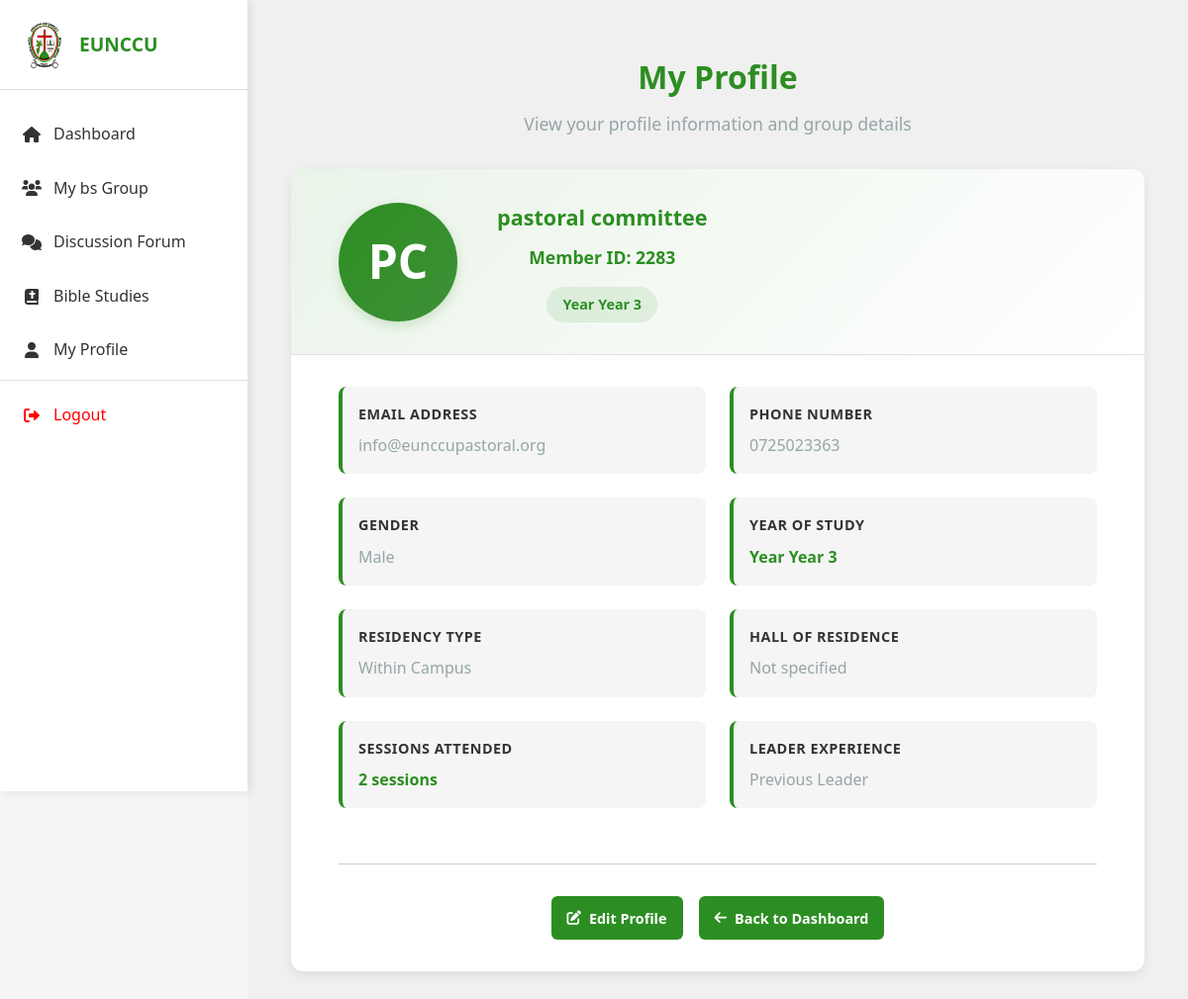
The page /profile/ (signed in) on the database as committed earlier.
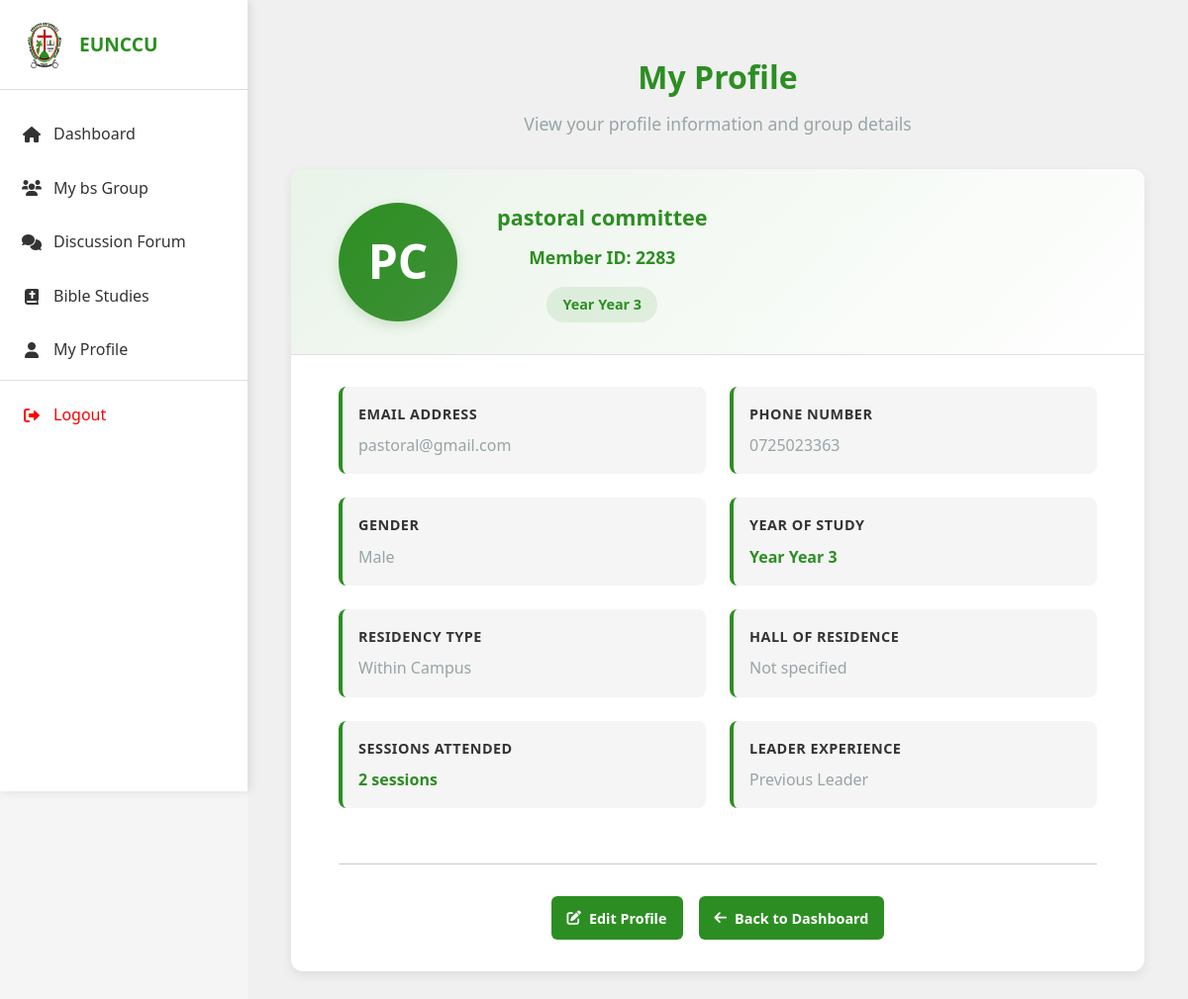
The same page on the database as committed later.
### registration/models.py (models this page shows, shortened)
class Member(AbstractBaseUser, PermissionsMixin):
    member_id = models.IntegerField(
        unique=True,
        validators=[MinValueValidator(1000), MaxValueValidator(9999)],
        help_text="4-digit unique member ID"
    )
    first_name = models.CharField(max_length=30, blank=False)
    last_name = models.CharField(max_length=30, blank=False)
    email = models.EmailField(unique=True)
    phone = models.CharField(max_length=15)
    gender = models.CharField(max_length=10, choices=[('male', 'Male'), ('female', 'Female')])
    year_of_study = models.CharField(max_length=10, null=True, blank=True)
    sessions_attended = models.IntegerField(default=0)
    leader_before = models.BooleanField(default=False)
    leader_now = models.BooleanField(default=False)
    residency_type = models.CharField(
        max_length=20,
        choices=[('campus', 'Within Campus'), ('offCampus', 'Non-Resident')]
    )
    hall = models.CharField(max_length=100, blank=True, null=True)
    area = models.CharField(max_length=100, blank=True, null=True)
    estate = models.CharField(max_length=100, blank=True, null=True)
    date_joined = models.DateTimeField(auto_now_add=True)
    is_active = models.BooleanField(default=True)
    is_staff = models.BooleanField(default=False)
    objects = MemberManager()
    USERNAME_FIELD = 'email'
    REQUIRED_FIELDS = ['member_id', 'phone']
    def get_full_name(self):
        return f"{self.first_name} {self.last_name}".strip()

### members_profile/views.py (the view, shortened to what this page needs)
# urls.py: path('', views.profile_view, name='profile'),
@login_required
def profile_view(request):
    user = request.user
    old_residency = user.residency_type
    old_hall = user.hall
    old_area = user.area
    group_changed = False
    group_membership = user.group_memberships.first() if hasattr(user, 'group_memberships') else None
    led_groups = user.led_groups.all() if hasattr(user, 'led_groups') else []
    context = {
        'user': user,
        'group_membership': group_membership,
        'led_groups': led_groups,
    }
    return render(request, 'members_profile/profile.html', context)

### registration/backend.py (called while the page is built)
    def get_user(self, member_id):
        try:
            return Member.objects.get(pk=member_id)
        except Member.DoesNotExist:
            return None

### members_profile/templates/members_profile/profile.html (shortened to what this page needs)
{% extends 'dashboard/base.html' %}
{% load static %}
{% block body %}
<main class="main-content">
    <div class="profile-container">
        <header class="profile-header">
            <h1>My Profile</h1>
            <p>View your profile information and group details</p>
        </header>
        <div class="profile-card">
            <section class="profile-top">
                <div class="profile-avatar">
                    {{ user.first_name|first|upper }}{{ user.last_name|first|upper }}
                </div>
                <div class="profile-info">
                    <div class="profile-name">{{ user.get_full_name }}</div>
                    <div class="profile-id">Member ID: {{ user.member_id }}</div>
                    <div class="profile-year">Year {{ user.year_of_study|default:"Not specified" }}</div>
                </div>
            </section>
            <section class="profile-details">
                <div class="details-grid">
                    <div class="detail-item">
                        <div class="detail-label">Email Address</div>
                        <div class="detail-value">{{ user.email }}</div>
                    </div>
                    <div class="detail-item">
                        <div class="detail-label">Phone Number</div>
                        <div class="detail-value">{{ user.phone|default:"Not provided" }}</div>
                    </div>
                    <div class="detail-item">
                        <div class="detail-label">Gender</div>
                        <div class="detail-value">{{ user.get_gender_display|default:"Not specified" }}</div>
                    </div>
                    <div class="detail-item">
                        <div class="detail-label">Year of Study</div>
                        <div class="detail-value primary">Year {{ user.year_of_study|default:"Not specified" }}</div>
                    </div>
                    <div class="detail-item">
                        <div class="detail-label">Residency Type</div>
                        <div class="detail-value">{{ user.get_residency_type_display|default:"Not specified" }}</div>
                    </div>
                    {% if user.residency_type == 'campus' %}
                    <div class="detail-item">
                        <div class="detail-label">Hall of Residence</div>
                        <div class="detail-value">{{ user.get_hall_display|default:"Not specified" }}</div>
                    </div>
                    {% endif %}
                    <div class="detail-item">
                        <div class="detail-label">Sessions Attended</div>
                        <div class="detail-value primary">{{ user.sessions_attended|default:"0" }} sessions</div>
                    </div>
                    <div class="detail-item">
                        <div class="detail-label">Leader Experience</div>
                        <div class="detail-value">
                            {% if user.leader_before %}Previous Leader{% else %}No Previous Experience{% endif %}
                        </div>
                    </div>
                    <div class="profile-actions">
                        <a href="{% url 'members_profile:profile_edit' %}" class="btn btn-primary">
                            <i class="fas fa-edit"></i>
                            Edit Profile
                        </a>
                        <a href="{% url 'dashboard' %}" class="btn btn-secondary">
                            <i class="fas fa-arrow-left"></i>
                            Back to Dashboard
                        </a>
                    </div>
                </div>
            </section>
        </div>
    </div>
</main>
{% endblock %}

### registration/templates/dashboard/base.html (shortened to what this page needs)
{% load static %}
<!DOCTYPE html>
<html lang="en">
<head>
    <link rel="stylesheet" href="{% static 'registration/css/base.css' %}">
    <link rel="stylesheet" href="{% static 'registration/css/dashboard.css' %}">
    <link rel="stylesheet" href="https://cdnjs.cloudflare.com/ajax/libs/font-awesome/6.0.0-beta3/css/all.min.css">
</head>
<body>
    {% if user.is_authenticated %}
    <div class="dashboard-container">
        <aside class="sidebar">
            <div class="sidebar-header">
                <img src="{% static 'registration/photos/cu logo.jpg' %}" alt="EUNCCU official logo" class="logo">
                <h2>EUNCCU</h2>
            </div>
            <nav class="sidebar-nav">
                <ul>
                    <li class="active">
                        <a href="{% url 'dashboard'%}">
                            <i class="fas fa-home"></i>
                            <span>Dashboard</span>
                        </a>
                    </li>
                    <li>
                        <a href="{% url 'mygroup' %}">
                            <i class="fas fa-users"></i>
                            <span>My bs Group</span>
                        </a>
                    </li>
                    <li>
                        <a href="{% url 'discussion' %}">
                            <i class="fas fa-comments"></i>
                            <span>Discussion Forum</span>
                        </a>
                    </li>
                    <li>
                        <a href="{% url 'biblestudies' %}">
                            <i class="fas fa-bible"></i>
                            <span>Bible Studies</span>
                        </a>
                    </li>
                    <li>
                        <a href="{% url 'members_profile:profile' %}">
                            <i class="fas fa-user"></i>
                            <span>My Profile</span>
                        </a>
                    </li>
                    <li class="logout">
                        <a href="{% url 'login' %}">
                            <i class="fas fa-sign-out-alt"></i>
                            <span>Logout</span>
                        </a>
                    </li>
                </ul>
            </nav>
        </aside>
        {% endif %}
    {% block body %}{% endblock %}
    </div>

### registration/static/registration/css/base.css (style rules this page uses)
:root { --primary: #2c8e22; --primary-light: #3f9037; --secondary: #3f9037; --accent: #ff0000; --light: #f5f5f5; --dark: #333; --gray: #ccc; --white: #fff; --dark-green: #1a5c14; --light-gray: #f0f0f0; --medium-gray: #e0e0e0; --dark-gray: #95a5a6; --shadow: 0 4px 16px rgba(44,142,34,0.10); }
* { margin: 0; padding: 0; box-sizing: border-box; font-family: 'Segoe UI', sans-serif; }
body { background-color: var(--light); color: var(--dark); line-height: 1.6; }
.dashboard-container { display: flex; min-height: 100vh; }
.dashboard-container .main-content { flex: 1; padding: 20px; background-color: var(--light-gray); min-height: calc(100vh - 60px); margin-left: 250px; }
.sidebar { width: 250px; background-color: var(--white); box-shadow: 2px 0 10px rgba(0, 0, 0, 0.1); display: flex; flex-direction: column; z-index: 100; transition: left 0.3s, width 0.3s; position: fixed; top: 0; left: 0; height: 100vh; }
.sidebar-header { padding: 20px; display: flex; align-items: center; gap: 10px; border-bottom: 1px solid var(--medium-gray); }
.sidebar-header .logo { width: 50px; height: 50px; }
.sidebar-header h2 { font-size: 1.2rem; color: var(--primary); }
.sidebar-nav { flex: 1; padding: 20px 0; }
.sidebar-nav ul { list-style: none; }
.sidebar-nav li { margin-bottom: 5px; }
.sidebar-nav a { display: flex; align-items: center; padding: 12px 20px; color: var(--dark); text-decoration: none; transition: all 0.3s; }
.sidebar-nav i { width: 24px; margin-right: 10px; text-align: center; }
.sidebar-nav .logout { margin-top: auto; border-top: 1px solid var(--medium-gray); padding-top: 10px; }
.sidebar-nav .logout a { color: var(--accent); }

### registration/static/registration/css/dashboard.css (style rules this page uses)
.main-content { flex: 1; padding: 20px; background-color:linear-gradient(135deg, rgba(44, 142, 34, 0.1) 0%, rgba(255, 255, 255, 1) 100%); min-height: calc(100vh - 60px); animation: fadeIn 0.6s ease-out; }
.profile-actions { display: flex; justify-content: flex-end; margin-top: 10px; }
.profile-actions .btn { padding: 0.5rem 1rem; border-radius: 6px; font-weight: 600; font-size: 0.9rem; display: inline-flex; align-items: center; gap: 0.5rem; transition: all 0.3s ease; cursor: pointer; border: none; text-decoration: none; background-color: var(--primary); color: var(--white); }
.profile-details { flex: 1; }
button, a, .view-all { min-height: 44px; min-width: 44px; }
.btn-primary { background-color: var(--primary); color: var(--white); border: none; border-radius: 6px; padding: 0.5rem 1.2rem; font-weight: 600; font-size: 0.95rem; display: inline-flex; align-items: center; gap: 0.5rem; cursor: pointer; text-decoration: none; transition: background 0.2s, transform 0.2s, box-shadow 0.2s; }

Rows that differ between the two databases and show on the page:
changed Member "pastoral committee": email "info@eunccupastoral.org" → "pastoral@gmail.com"
